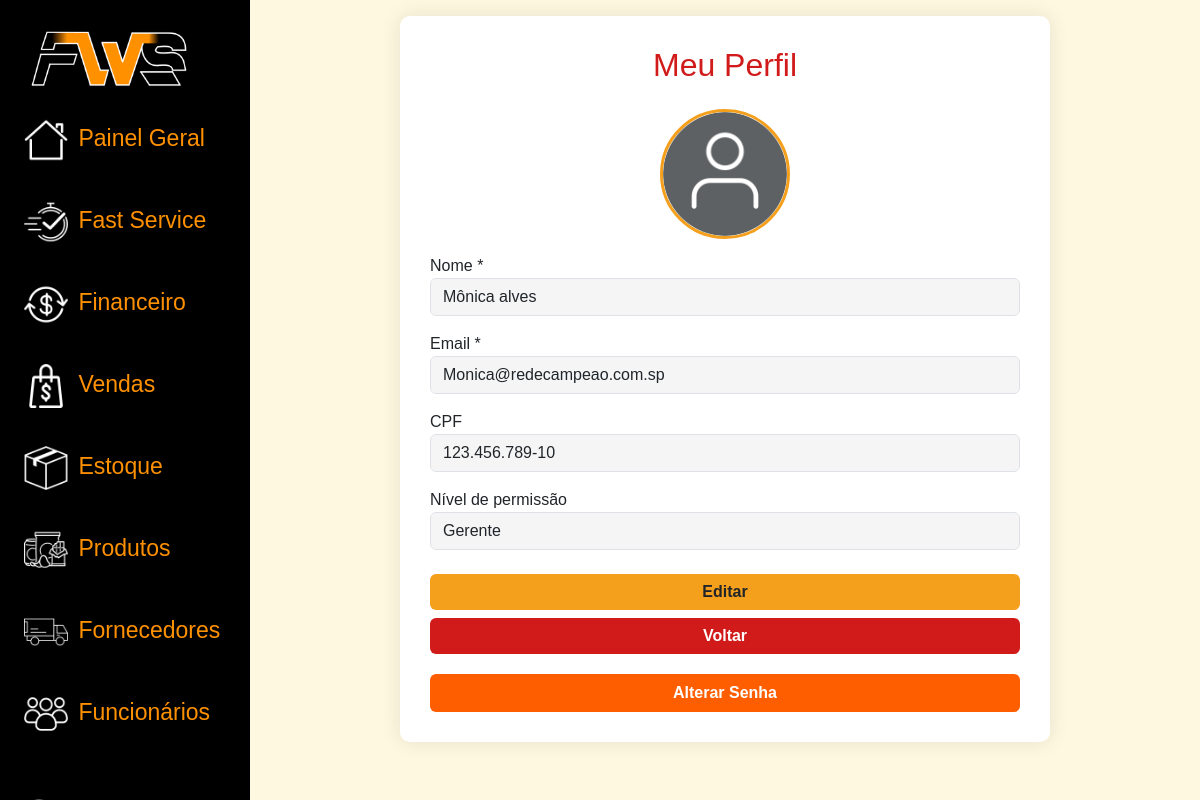
The app's page /FWS_ADM/perfil/HTML/perfil.php (signed in) with its own data.
### tables this page shows
CREATE TABLE IF NOT EXISTS `funcionarios` (
  `id` int NOT NULL AUTO_INCREMENT,
  `nome` varchar(100) NOT NULL,
  `cpf` varchar(14) NOT NULL,
  `email` varchar(100) NOT NULL,
  `senha` varchar(255) NOT NULL,
  `nivel_permissao` tinyint NOT NULL,
  `criado_em` timestamp NULL DEFAULT CURRENT_TIMESTAMP,
  `ultimo_login` datetime DEFAULT NULL,
  `ativo` tinyint(1) DEFAULT '1',
  PRIMARY KEY (`id`),
  UNIQUE KEY `cpf` (`cpf`),
  UNIQUE KEY `email` (`email`),
  CONSTRAINT `funcionarios_chk_1` CHECK ((`nivel_permissao` between 1 and 3))
);

### FWS_ADM/perfil/HTML/perfil.php (the view, shortened to what this page needs)
<?php
include "../../conn.php";
$id = $_SESSION['usuario_id_ADM'];
$stmt = $sql->prepare("SELECT nome, cpf, email, nivel_permissao FROM funcionarios WHERE id = ?");
$stmt->bind_param("i", $id);
$stmt->execute();
$stmt->bind_result($nome, $cpf, $email, $nivel);
function nivel($n) {
    return $n == 1 ? "Atendente" : "Gerente";
}
$foto = "../../fotodeperfiladm.png";
?>
<!DOCTYPE html>
<html lang="pt-br">
<head>
    <link href="https://cdn.jsdelivr.net/npm/bootstrap@5.3.3/dist/css/bootstrap.min.css" rel="stylesheet">
</head>
<body>
    <div class="container-fluid">
        <div class="row flex-nowrap">
            <div class="col-auto px-sm-2 px-0 bg-dark" id="fund">
                <div class="d-flex flex-column align-items-center align-items-sm-start px-3 pt-2 text-white min-vh-100"
                    id="menu">
                    <ul class="nav nav-pills flex-column mb-sm-auto mb-0 align-items-center align-items-sm-start">
                        <li id="logo-linha"><img src="../../menu_principal/IMG/logo_linhas.png"></li>
                        <li class="nav-item">
                            <a href="/fws/FWS_ADM/menu_principal/HTML/menu_principal1.php"
                                class="nav-link align-middle px-0" id="cor-fonte">
                                <img src="../../menu_principal/IMG/painelgeral.png">
                                <span class="ms-1 d-none d-sm-inline">Painel Geral</span>
                            </a>
                        </li>
                        <li><a href="/fws/FWS_ADM/fast_service/HTML/fast_service.php" class="nav-link align-middle px-0" id="cor-fonte">
                                <img src="../../menu_principal/IMG/fastservice.png">
                                <span class="ms-1 d-none d-sm-inline">Fast Service</span>
                            </a></li>
                        <li><a href="/fws/FWS_ADM/menu_financeiro/HTML/menu_financeiro.php" class="nav-link align-middle px-0" id="cor-fonte">
                                <img src="../../menu_principal/IMG/financeiro.png">
                                <span class="ms-1 d-none d-sm-inline">Financeiro</span>
                            </a></li>
                        <li><a href="/fws/FWS_ADM/menu_vendas/HTML/menu_venda.php" class="nav-link align-middle px-0" id="cor-fonte">
                                <img src="../../menu_principal/IMG/vendaspai.png">
                                <span class="ms-1 d-none d-sm-inline">Vendas</span>
                            </a></li>
                        <li><a href="/fws/FWS_ADM/estoque/HTML/estoque.php" class="nav-link align-middle px-0"
                                id="cor-fonte">
                                <img src="../../menu_principal/IMG/estoque.png">
                                <span class="ms-1 d-none d-sm-inline">Estoque</span>
                            </a></li>
                        <li><a href="/fws/FWS_ADM/produtos/HTML/lista_produtos.php"
                                class="nav-link align-middle px-0" id="cor-fonte">
                                <img src="../../menu_principal/IMG/produtos.png">
                                <span class="ms-1 d-none d-sm-inline">Produtos</span>
                            </a></li>
                        <li><a href="/fws/FWS_ADM/fornecedores/HTML/lista_fornecedores.php"
                                class="nav-link align-middle px-0" id="cor-fonte">
                                <img src="../../menu_principal/IMG/fornecedor.png">
                                <span class="ms-1 d-none d-sm-inline">Fornecedores</span>
                            </a></li>
                        <li><a href="/fws/FWS_ADM/funcionarios/HTML/menu_funcionarios.php" class="nav-link align-middle px-0" id="cor-fonte">
                                <img src="../../menu_principal/IMG/funcionarios.png">
                                <span class="ms-1 d-none d-sm-inline">Funcionários</span>
                            </a></li>
                    </ul>
                </div>
            </div>
            <div class="col py-3" id="conteudo-principal">
                <div class="container" id="perfilBox">
                    <h2>Meu Perfil</h2>
                    <img src="<?= $foto ?>" class="foto-perfil" alt="Foto do Funcionário">
                    <form action="perfil_update.php" method="POST" id="formPerfil">
                        <label>Nome *</label>
                        <input type="text" class="form-control campo" name="nome" value="<?= $nome ?>" readonly>
                        <label class="mt-3">Email *</label>
                        <input type="email" class="form-control campo" name="email" value="<?= $email ?>" readonly>
                        <label class="mt-3">CPF</label>
                        <input type="text" id="cpf" class="form-control" value="<?= $cpf ?>" readonly>
                        <label class="mt-3">Nível de permissão</label>
                        <input type="text" class="form-control" value="<?= nivel($nivel) ?>" readonly>
                        <button type="button" id="btnEditar" class="btn btn-edit mt-4">Editar</button>
                        <button type="button" onclick="history.back()" class="btn btn-secondary mt-2" id="btnVoltar"> Voltar </button>
                    </form>
                    <button class="btn btn-senha" id="btnSenha">Alterar Senha</button>
                </div>
            </div>
        </div>
    </div>
</body>
</html>

### FWS_ADM/perfil/HTML/perfil.php (style rules this page uses)
body { background-color: #fff8e1; font-family: "Poppins", sans-serif; }
#fund { position: fixed; top: 0; left: 0; height: 100vh; width: 250px; background-color: black !important; overflow-y: auto; }
#menu { background-color: black; }
#cor-fonte { color: #ff9100; font-size: 23px; padding-bottom: 30px; }
#cor-fonte img { width: 44px; }
#logo-linha img { width: 170px; }
#conteudo-principal { margin-left: 250px; padding: 40px; }
.container { max-width: 650px; background: white; padding: 30px; border-radius: 10px; box-shadow: 0 0 20px rgba(0, 0, 0, 0.1); }
h2 { text-align: center; color: #d11b1b; margin-bottom: 25px; }
input[readonly] { background-color: #f5f5f5 !important; cursor: not-allowed; }
.btn-edit { background-color: #f4a01d; font-weight: bold; border: none; width: 100%; }
.btn-secondary { background-color: #d11b1b; border: none; color: white; font-weight: bold; width: 100%; margin-top: 10px; }
#perfilBox { animation: fadeIn 0.45s ease; }
.foto-perfil { width: 130px; height: 130px; border-radius: 100%; border: 3px solid #f4a01d; object-fit: cover; display: block; margin: 0 auto 15px auto; transition: 0.25s ease; }
.btn-senha { background-color: #ff5e00ff; color: white; font-weight: bold; width: 100%; margin-top: 20px; }

### records on screen
funcionarios: nome "Mônica alves", email "Monica@redecampeao.com.sp", cpf "123.456.789-10", nivel_permissao "Gerente"
